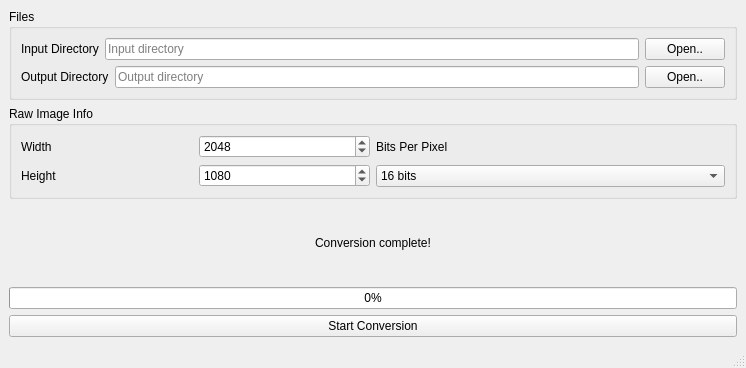
<?xml version="1.0" encoding="UTF-8"?>
<ui version="4.0">
 <class>MainWindow</class>
 <widget class="QMainWindow" name="MainWindow">
  <property name="geometry">
   <rect>
    <x>0</x>
    <y>0</y>
    <width>746</width>
    <height>368</height>
   </rect>
  </property>
  <property name="windowTitle">
   <string>MainWindow</string>
  </property>
  <widget class="QWidget" name="centralwidget">
   <layout class="QVBoxLayout" name="verticalLayout">
    <property name="sizeConstraint">
     <enum>QLayout::SetDefaultConstraint</enum>
    </property>
    <item>
     <widget class="QGroupBox" name="groupBox_2">
      <property name="title">
       <string>Files</string>
      </property>
      <layout class="QVBoxLayout" name="verticalLayout_6">
       <item>
        <layout class="QHBoxLayout" name="horizontalLayout">
         <item>
          <widget class="QLabel" name="inputDirectoryLabel">
           <property name="text">
            <string>Input Directory</string>
           </property>
          </widget>
         </item>
         <item>
          <widget class="QLineEdit" name="inputDirectoryLineEdit">
           <property name="minimumSize">
            <size>
             <width>500</width>
             <height>0</height>
            </size>
           </property>
           <property name="toolTip">
            <string>Directory that contains raw images</string>
           </property>
           <property name="placeholderText">
            <string>Input directory</string>
           </property>
          </widget>
         </item>
         <item>
          <widget class="QPushButton" name="inputDirectoryButton">
           <property name="text">
            <string>Open..</string>
           </property>
          </widget>
         </item>
        </layout>
       </item>
       <item>
        <layout class="QHBoxLayout" name="horizontalLayout_2">
         <item>
          <widget class="QLabel" name="outputDirectoryLabel">
           <property name="text">
            <string>Output Directory</string>
           </property>
          </widget>
         </item>
         <item>
          <widget class="QLineEdit" name="outputDirectoryLineEdit">
           <property name="toolTip">
            <string>Directory where to output converted images</string>
           </property>
           <property name="placeholderText">
            <string>Output directory</string>
           </property>
          </widget>
         </item>
         <item>
          <widget class="QPushButton" name="outputDirectoryButton">
           <property name="text">
            <string>Open..</string>
           </property>
          </widget>
         </item>
        </layout>
       </item>
      </layout>
     </widget>
    </item>
    <item>
     <widget class="QGroupBox" name="groupBox">
      <property name="title">
       <string>Raw Image Info</string>
      </property>
      <layout class="QGridLayout" name="gridLayout">
       <item row="0" column="0">
        <layout class="QHBoxLayout" name="horizontalLayout_4">
         <item>
          <layout class="QVBoxLayout" name="verticalLayout_4">
           <item>
            <layout class="QHBoxLayout" name="horizontalLayout_6">
             <property name="sizeConstraint">
              <enum>QLayout::SetMinimumSize</enum>
             </property>
             <item>
              <widget class="QLabel" name="widthLabel">
               <property name="sizePolicy">
                <sizepolicy hsizetype="Preferred" vsizetype="Minimum">
                 <horstretch>0</horstretch>
                 <verstretch>0</verstretch>
                </sizepolicy>
               </property>
               <property name="minimumSize">
                <size>
                 <width>0</width>
                 <height>0</height>
                </size>
               </property>
               <property name="text">
                <string>Width</string>
               </property>
               <property name="scaledContents">
                <bool>false</bool>
               </property>
              </widget>
             </item>
             <item>
              <widget class="QSpinBox" name="widthSpinBox">
               <property name="maximum">
                <number>20048</number>
               </property>
               <property name="value">
                <number>2048</number>
               </property>
              </widget>
             </item>
            </layout>
           </item>
           <item>
            <layout class="QHBoxLayout" name="horizontalLayout_7">
             <property name="sizeConstraint">
              <enum>QLayout::SetMinimumSize</enum>
             </property>
             <item>
              <widget class="QLabel" name="heightLabel">
               <property name="sizePolicy">
                <sizepolicy hsizetype="Preferred" vsizetype="Minimum">
                 <horstretch>0</horstretch>
                 <verstretch>0</verstretch>
                </sizepolicy>
               </property>
               <property name="text">
                <string>Height</string>
               </property>
              </widget>
             </item>
             <item>
              <widget class="QSpinBox" name="heightSpinBox">
               <property name="maximum">
                <number>20048</number>
               </property>
               <property name="value">
                <number>1080</number>
               </property>
              </widget>
             </item>
            </layout>
           </item>
          </layout>
         </item>
         <item>
          <layout class="QVBoxLayout" name="verticalLayout_5">
           <item>
            <widget class="QLabel" name="label">
             <property name="text">
              <string>Bits Per Pixel</string>
             </property>
            </widget>
           </item>
           <item>
            <widget class="QComboBox" name="bytesPerPixelCombo">
             <item>
              <property name="text">
               <string>16 bits</string>
              </property>
             </item>
            </widget>
           </item>
          </layout>
         </item>
        </layout>
       </item>
      </layout>
     </widget>
    </item>
    <item>
     <widget class="QLabel" name="completeLabel">
      <property name="visible">
       <bool>true</bool>
      </property>
      <property name="text">
       <string>Conversion complete!</string>
      </property>
      <property name="alignment">
       <set>Qt::AlignCenter</set>
      </property>
     </widget>
    </item>
    <item>
     <widget class="QProgressBar" name="progressBar">
      <property name="enabled">
       <bool>true</bool>
      </property>
      <property name="visible">
       <bool>true</bool>
      </property>
      <property name="value">
       <number>0</number>
      </property>
     </widget>
    </item>
    <item>
     <widget class="QPushButton" name="startConversionButton">
      <property name="text">
       <string>Start Conversion</string>
      </property>
     </widget>
    </item>
   </layout>
  </widget>
  <widget class="QStatusBar" name="statusbar"/>
 </widget>
 <resources/>
 <connections/>
</ui>
